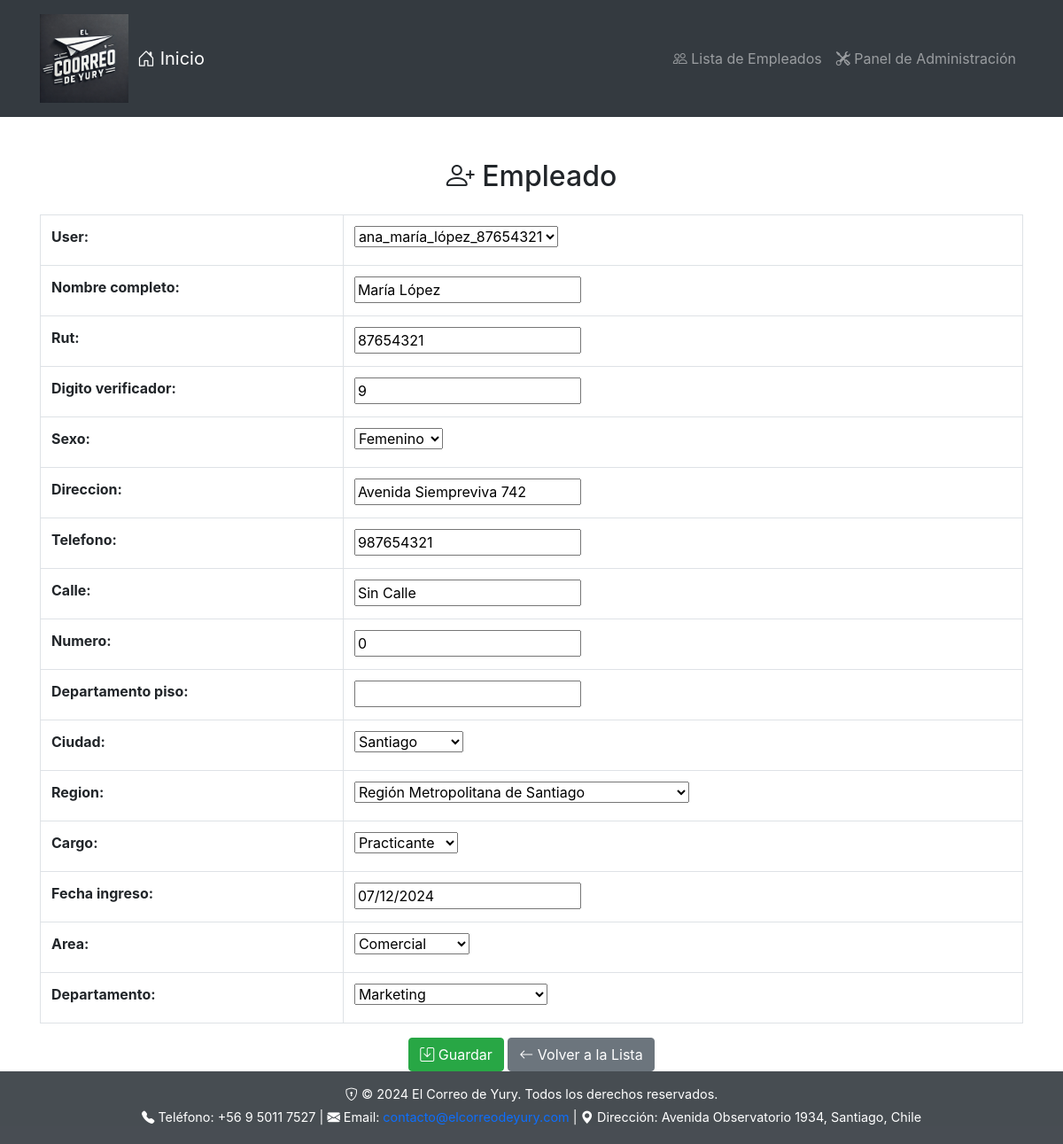
/empleados/editar/3/, run on the app's committed database.
### empleados/models.py (models this page shows, shortened)
class Empleado(models.Model):
    user = models.OneToOneField(User, on_delete=models.CASCADE, related_name='empleado', null=True, blank=True)
    nombre_completo = models.CharField(max_length=255)
    rut = models.IntegerField(unique=True, db_index=True)
    digito_verificador = models.CharField(max_length=1, unique=True, null=True, default='0')
    sexo = models.CharField(max_length=1, choices=[('M', 'Masculino'), ('F', 'Femenino')])
    direccion = models.CharField(max_length=255)
    telefono = models.CharField(max_length=20)
    calle = models.CharField(max_length=150, default="Sin Calle")
    numero = models.CharField(max_length=10, default=0)
    departamento_piso = models.CharField(max_length=50, null=True, blank=True)
    ciudad = models.CharField(max_length=100, choices=CIUDADES_CHOICES, db_index=True, default="Santiago")
    region = models.CharField(max_length=100, choices=REGIONES_CHOICES, db_index=True, default="Región Metropolitana de Santiago")
    cargo = models.ForeignKey(Cargo, on_delete=models.SET_NULL, null=True, related_name='empleados')
    fecha_ingreso = models.DateField(default=timezone.now)
    area = models.ForeignKey(Area, on_delete=models.SET_NULL, null=True, related_name='empleados')
    departamento = models.ForeignKey(Departamento, on_delete=models.SET_NULL, null=True, related_name='empleados')

### empleados/views.py (the view)
# urls.py: path('editar/<int:pk>/', EmpleadoUpdateView.as_view(), name='empleado-update'),
class EmpleadoUpdateView(UpdateView):
    model = Empleado
    form_class = EmpleadoForm
    template_name = 'empleados/empleado_form.html'
    success_url = '/empleados/'

### empleados/forms.py
class EmpleadoForm(forms.ModelForm):
    class Meta:
        model = Empleado
        fields = '__all__'

### empleados/models.py (called while the page is built)
    def __str__(self):
        return self.nombre

    def __str__(self):
        return self.nombre

    def __str__(self):
        return self.nombre

### templates/empleados/empleado_form.html (shortened to what this page needs)
<!DOCTYPE html>
<html lang="es">
<head>
    {% load static %}
    <link rel="stylesheet" href="https://stackpath.bootstrapcdn.com/bootstrap/4.5.2/css/bootstrap.min.css">
    <link rel="stylesheet" href="https://cdnjs.cloudflare.com/ajax/libs/bootstrap-icons/1.10.5/font/bootstrap-icons.min.css">
</head>
<body>
    <nav class="navbar navbar-expand-lg navbar-dark" style="background-color: #343a40; padding: 1em 0;">
        <div class="container">
            <img src="{% static 'images/logo.webp' %}" alt="Logotipo" style="max-width: 100px; margin-right: 10px;">
            <a class="navbar-brand" href="/"><i class="bi bi-house-door"></i> Inicio</a>
            <div class="collapse navbar-collapse">
                <ul class="navbar-nav ml-auto">
                    <li class="nav-item">
                        <a class="nav-link" href="{% url 'empleado-list' %}"><i class="bi bi-people"></i> Lista de Empleados</a>
                    </li>
                    <li class="nav-item">
                        <a class="nav-link" href="{% url 'admin:index' %}"><i class="bi bi-tools"></i> Panel de Administración</a>
                    </li>
                </ul>
            </div>
        </div>
    </nav>
    <div class="container mt-5 content">
        <h2 style="text-align: center;"><i class="bi bi-person-plus"></i> {{ view.action|default_if_none:"Nuevo" }} Empleado</h2>
        <form method="post" class="mt-4">
            <table class="table table-bordered">
                <tbody>
                    {% for field in form %}
                        <tr>
                            <th>{{ field.label_tag }}</th>
                            <td>{{ field }}</td>
                        </tr>
                    {% endfor %}
                </tbody>
            </table>
            <div class="text-center mt-3">
                <button type="submit" class="btn btn-success">
                    <i class="bi bi-save"></i> Guardar
                </button>
                <a href="{% url 'empleado-list' %}" class="btn btn-secondary">
                    <i class="bi bi-arrow-left"></i> Volver a la Lista
                </a>
            </div>
        </form>
    </div>
    <footer class="footer">
        <div class="container text-center">
            <p class="mb-1"><i class="bi bi-shield-lock"></i> &copy; 2024 El Correo de Yury. Todos los derechos reservados.</p>
            <p class="mb-1">
                <i class="bi bi-telephone-fill"></i> Teléfono: +56 9 5011 7527 |
                <i class="bi bi-envelope-fill"></i> Email: <a href="mailto:contacto@elcorreodeyury.com" style="color: #0d6efd;">contacto@elcorreodeyury.com</a> |
                <i class="bi bi-geo-alt-fill"></i> Dirección: Avenida Observatorio 1934, Santiago, Chile
            </p>
        </div>
    </footer>
</body>
</html>

### templates/empleados/empleado_form.html (style rules this page uses)
body { display: flex; flex-direction: column; min-height: 100vh; margin: 0; }
.content { flex: 1; }
footer { background-color: rgba(52, 58, 64, 0.9); color: #ffffff; padding: 15px 0; text-align: center; font-size: 0.9em; }
footer p { margin: 0; }

### data on the page
Empleado: form "ana_maría_lópez_87654321" "María López" "87654321" "9" "Femenino" "Avenida Siempreviva 742" "987654321" "Sin Calle" "0" "Santiago" "Región Metropolitana de Santiago" "Practicante" "07/12/2024" "Comercial" "Marketing"

### other printed values
{{ field.label_tag }} "User:" "Nombre completo:" "Rut:" "Digito verificador:" "Sexo:" "Direccion:" "Telefono:" "Calle:" "Numero:" "Departamento piso:" "Ciudad:" "Region:" "Cargo:" "Fecha ingreso:" "Area:" "Departamento:"
